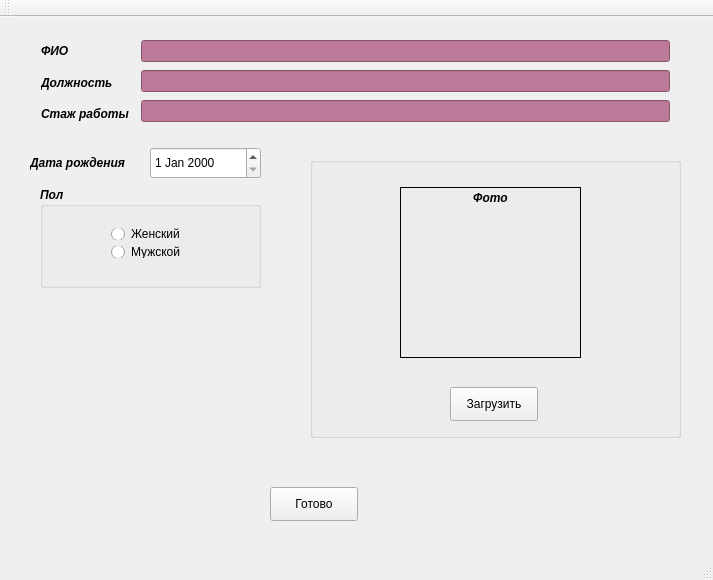
<?xml version="1.0" encoding="UTF-8"?>
<ui version="4.0">
 <class>MainWindow</class>
 <widget class="QMainWindow" name="MainWindow">
  <property name="geometry">
   <rect>
    <x>0</x>
    <y>0</y>
    <width>713</width>
    <height>580</height>
   </rect>
  </property>
  <property name="windowTitle">
   <string>MainWindow</string>
  </property>
  <property name="styleSheet">
   <string notr="true"/>
  </property>
  <widget class="QWidget" name="centralWidget">
   <widget class="QLabel" name="label_3">
    <property name="geometry">
     <rect>
      <x>30</x>
      <y>130</y>
      <width>101</width>
      <height>31</height>
     </rect>
    </property>
    <property name="font">
     <font>
      <weight>75</weight>
      <italic>true</italic>
      <bold>true</bold>
     </font>
    </property>
    <property name="text">
     <string>Дата рождения</string>
    </property>
   </widget>
   <widget class="QDateEdit" name="dateEdit">
    <property name="geometry">
     <rect>
      <x>150</x>
      <y>130</y>
      <width>111</width>
      <height>32</height>
     </rect>
    </property>
   </widget>
   <widget class="QGroupBox" name="groupBox">
    <property name="geometry">
     <rect>
      <x>40</x>
      <y>170</y>
      <width>221</width>
      <height>101</height>
     </rect>
    </property>
    <property name="font">
     <font>
      <weight>75</weight>
      <italic>true</italic>
      <bold>true</bold>
     </font>
    </property>
    <property name="title">
     <string>Пол</string>
    </property>
    <widget class="QWidget" name="">
     <property name="geometry">
      <rect>
       <x>60</x>
       <y>30</y>
       <width>91</width>
       <height>52</height>
      </rect>
     </property>
     <layout class="QVBoxLayout" name="verticalLayout_3">
      <item>
       <widget class="QRadioButton" name="radioButton">
        <property name="font">
         <font>
          <weight>50</weight>
          <italic>false</italic>
          <bold>false</bold>
         </font>
        </property>
        <property name="text">
         <string>Женский</string>
        </property>
       </widget>
      </item>
      <item>
       <widget class="QRadioButton" name="radioButton_2">
        <property name="font">
         <font>
          <weight>50</weight>
          <italic>false</italic>
          <bold>false</bold>
         </font>
        </property>
        <property name="text">
         <string>Мужской</string>
        </property>
       </widget>
      </item>
     </layout>
    </widget>
   </widget>
   <widget class="QGroupBox" name="groupBox_2">
    <property name="geometry">
     <rect>
      <x>310</x>
      <y>140</y>
      <width>371</width>
      <height>281</height>
     </rect>
    </property>
    <property name="title">
     <string/>
    </property>
    <widget class="QPushButton" name="pushButton">
     <property name="geometry">
      <rect>
       <x>140</x>
       <y>230</y>
       <width>88</width>
       <height>34</height>
      </rect>
     </property>
     <property name="styleSheet">
      <string notr="true">QPushButton#evilButton { background-color: red }</string>
     </property>
     <property name="text">
      <string>Загрузить</string>
     </property>
    </widget>
    <widget class="QLabel" name="label_5">
     <property name="geometry">
      <rect>
       <x>90</x>
       <y>30</y>
       <width>181</width>
       <height>171</height>
      </rect>
     </property>
     <property name="font">
      <font>
       <weight>75</weight>
       <italic>true</italic>
       <bold>true</bold>
      </font>
     </property>
     <property name="frameShape">
      <enum>QFrame::Panel</enum>
     </property>
     <property name="text">
      <string>Фото</string>
     </property>
     <property name="alignment">
      <set>Qt::AlignHCenter|Qt::AlignTop</set>
     </property>
    </widget>
   </widget>
   <widget class="QPushButton" name="pushButton_2">
    <property name="geometry">
     <rect>
      <x>270</x>
      <y>470</y>
      <width>88</width>
      <height>34</height>
     </rect>
    </property>
    <property name="text">
     <string>Готово</string>
    </property>
   </widget>
   <widget class="QWidget" name="">
    <property name="geometry">
     <rect>
      <x>130</x>
      <y>10</y>
      <width>551</width>
      <height>110</height>
     </rect>
    </property>
    <layout class="QVBoxLayout" name="verticalLayout">
     <item>
      <widget class="QLineEdit" name="lineEdit">
       <property name="styleSheet">
        <string notr="true">background: #bd7998;
color: white;</string>
       </property>
       <property name="text">
        <string/>
       </property>
      </widget>
     </item>
     <item>
      <widget class="QLineEdit" name="lineEdit_2">
       <property name="styleSheet">
        <string notr="true">background: #bd7998;
color: white;</string>
       </property>
      </widget>
     </item>
     <item>
      <widget class="QLineEdit" name="lineEdit_3">
       <property name="styleSheet">
        <string notr="true">background: #bd7998;
color: white;</string>
       </property>
       <property name="text">
        <string/>
       </property>
      </widget>
     </item>
    </layout>
   </widget>
   <widget class="QWidget" name="">
    <property name="geometry">
     <rect>
      <x>30</x>
      <y>10</y>
      <width>224</width>
      <height>111</height>
     </rect>
    </property>
    <layout class="QVBoxLayout" name="verticalLayout_2">
     <item>
      <widget class="QLabel" name="label">
       <property name="font">
        <font>
         <weight>75</weight>
         <italic>true</italic>
         <bold>true</bold>
        </font>
       </property>
       <property name="text">
        <string>ФИО</string>
       </property>
      </widget>
     </item>
     <item>
      <widget class="QLabel" name="label_2">
       <property name="font">
        <font>
         <weight>75</weight>
         <italic>true</italic>
         <bold>true</bold>
        </font>
       </property>
       <property name="text">
        <string>Должность</string>
       </property>
      </widget>
     </item>
     <item>
      <widget class="QLabel" name="label_4">
       <property name="font">
        <font>
         <weight>75</weight>
         <italic>true</italic>
         <bold>true</bold>
        </font>
       </property>
       <property name="text">
        <string>Стаж работы</string>
       </property>
      </widget>
     </item>
    </layout>
   </widget>
  </widget>
  <widget class="QMenuBar" name="menuBar">
   <property name="geometry">
    <rect>
     <x>0</x>
     <y>0</y>
     <width>713</width>
     <height>30</height>
    </rect>
   </property>
  </widget>
  <widget class="QToolBar" name="mainToolBar">
   <attribute name="toolBarArea">
    <enum>TopToolBarArea</enum>
   </attribute>
   <attribute name="toolBarBreak">
    <bool>false</bool>
   </attribute>
  </widget>
  <widget class="QStatusBar" name="statusBar"/>
 </widget>
 <layoutdefault spacing="6" margin="11"/>
 <resources/>
 <connections/>
</ui>
